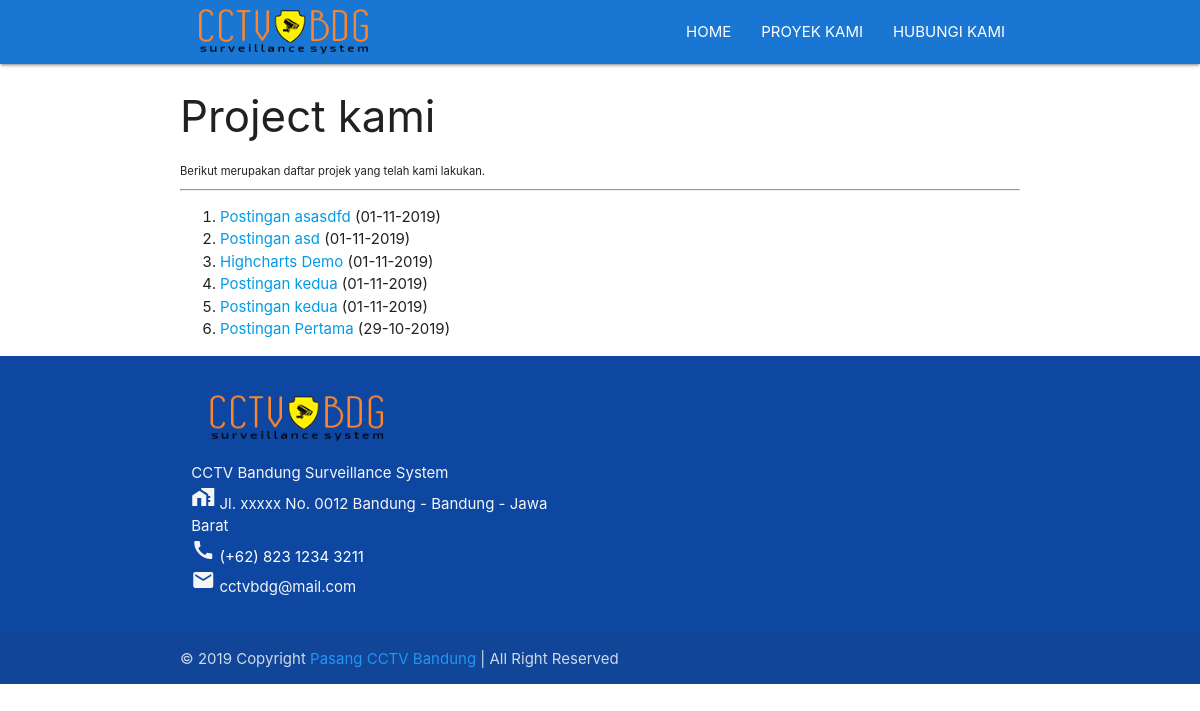
/project.php, run on the app's committed database.
### tables this page shows
CREATE TABLE `post` (
  `id` varchar(255) NOT NULL,
  `title` varchar(255) NOT NULL,
  `content` text NOT NULL,
  `date` int(11) NOT NULL
);

### project.php (the view)
<?php include 'include/header.php' ?>
<?php include 'super/include/config.php' ?>
<?php
$data = mysqli_query($con, "select * from post order by date desc ");
?>
<section id="project">
  <div class="container">
    <h3>Project kami</h3>
    <small>Berikut merupakan daftar projek yang telah kami lakukan.</small>
    <hr>
    <ol>
      <?php foreach ($data as $row) : ?>
        <li> <a href="rincian.php?id=<?= $row['id'] ?>"><?= $row['title'] ?></a> (<?= date('d-m-Y', $row['date']) ?>) </li>
      <?php endforeach; ?>
    </ol>
  </div>
</section>
<?php include 'include/footer.php' ?>

### include/header.php (shortened to what this page needs)
<!DOCTYPE html>
<html>
<head>
  <link type="text/css" rel="stylesheet" href="css/materialize.min.css" media="screen,projection" />
  <link rel="stylesheet" href="css/style.css" />
</head>
<body>
  <div class="navbar-fixed">
    <nav class="blue darken-2">
      <div class="container">
        <div class="nav-wrapper">
          <a href="index.php" class="brand-logo">
            <img src="img/other/store_logo.png" class="logo" alt="brand" />
          </a>
          <ul class="right hide-on-med-and-down">
            <li><a href="index.php">HOME</a></li>
            <li><a href="project.php">PROYEK KAMI</a></li>
            <li><a href="#footer">HUBUNGI KAMI</a></li>
          </ul>
        </div>
      </div>
    </nav>
  </div>

### include/footer.php (shortened to what this page needs)
<footer id="footer" class="page-footer blue darken-4">
  <div class="container">
    <div class="row">
      <div class="col l6 s12">
        <h5 class="white-text">
          <img src="img/other/store_logo.png" height="50px" alt="logo" />
        </h5>
        <p class="grey-text text-lighten-4">
          CCTV Bandung Surveillance System <br />
          <i class="material-icons md-light">home_work</i> Jl. xxxxx No.
          0012 Bandung - Bandung - Jawa Barat <br>
          <i class="material-icons md-light">call</i> <a class="white-text" target="_blank" href="https://wa.me/6281546968400?text=Halo%20saya%20tertarik%20untuk%20Instalasi%20CCTV%20di%20https://pasangcctvbdg.com/"> (+62) 823 1234 3211</a> <br>
          <i class="material-icons md-light">email</i> cctvbdg@mail.com
        </p>
      </div>
    </div>
  </div>
  <div class="footer-copyright">
    <div class="container">
      © <?= date('Y') ?> Copyright
      <a href="index.html" class="blue-text accent-1">Pasang CCTV Bandung</a>
      | All Right Reserved
    </div>
  </div>
</footer>
</body>
</html>

### css/style.css (style rules this page uses)
.brand-logo .logo { padding-top: 6px; height: 55px; }

### data on the page
post: title "Postingan asasdfd", date "01-11-2019"
post: title "Postingan asd", date "01-11-2019"
post: title "Highcharts Demo", date "01-11-2019"
post: title "Postingan kedua", date "01-11-2019"
post: title "Postingan kedua", date "01-11-2019"
post: title "Postingan Pertama", date "29-10-2019"
